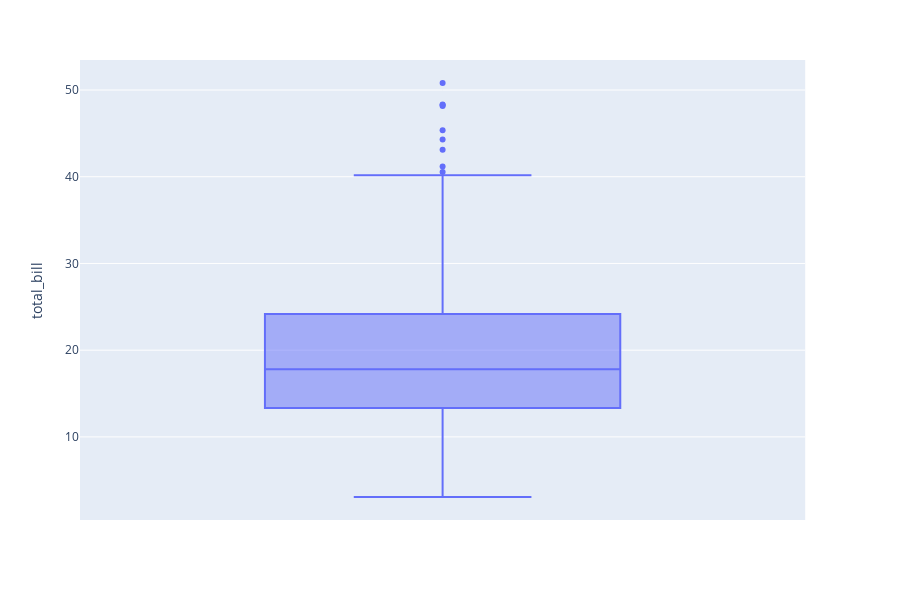

Notebook source saved alongside this figure:
### Code cell
import plotly.express as px
tips = px.data.tips()
fig = px.box(tips, y="total_bill")
fig.show()
tips

### Figure 1 — Plotly figure (JSON) as saved in the notebook; plotly's stock layout.template omitted (floating-point values rounded to 4 significant figures; data arrays with more than 128 entries replaced by an {"elided": "..."} marker saying what was removed)
{"data": [{"alignmentgroup": "True", "hoverlabel": {"namelength": 0}, "hovertemplate": "total_bill=%{y}", "legendgroup": "", "marker": {"color": "#636efa"}, "name": "", "notched": false, "offsetgroup": "", "orientation": "v", "showlegend": false, "type": "box", "x0": " ", "xaxis": "x", "y": {"elided": "244 float values"}, "y0": " ", "yaxis": "y"}], "layout": {"boxmode": "group", "height": 600, "legend": {"tracegroupgap": 0}, "margin": {"t": 60}, "xaxis": {"anchor": "y", "domain": [0, 0.98]}, "yaxis": {"anchor": "x", "domain": [0, 1], "title": {"text": "total_bill"}}}}
